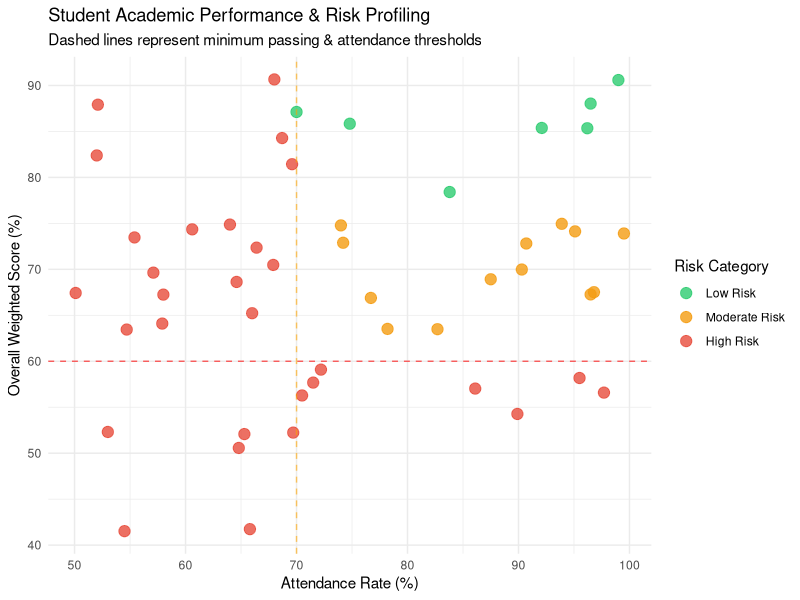
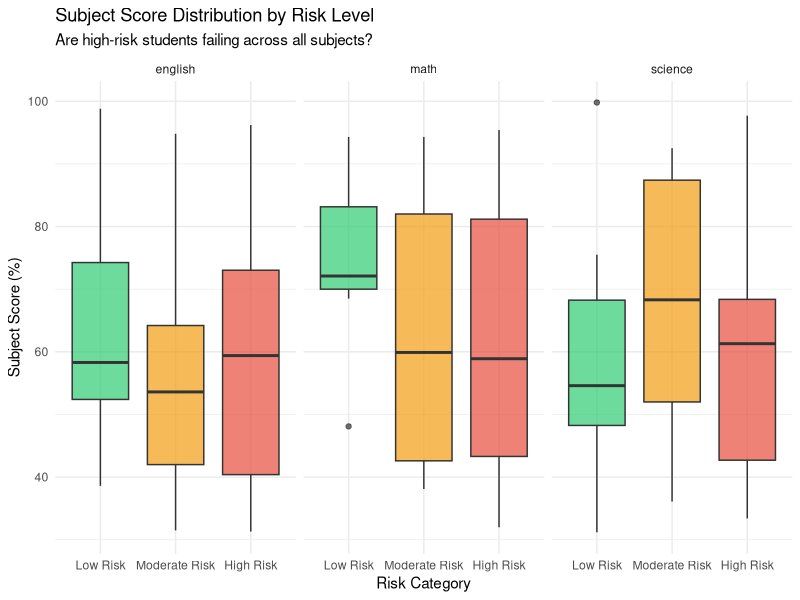
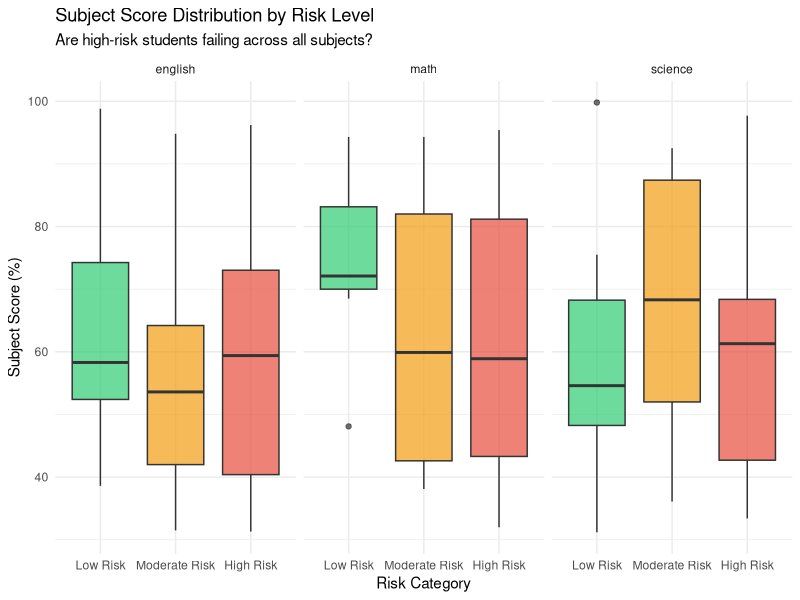

Write R code to recreate these figures, in order.
# ==============================================================================
# Student Academic Performance & Risk Analytics System
# Description: Ingests student performance indicators, calculates weighted averages,
#              evaluates attendance thresholds, and assigns risk levels.
# ==============================================================================

# 1. Load Required Libraries
if (!require("ggplot2")) install.packages("ggplot2")
if (!require("dplyr")) install.packages("dplyr")
if (!require("tidyr")) install.packages("tidyr")
if (!require("writexl")) install.packages("writexl")

library(ggplot2)
library(dplyr)
library(tidyr)
library(writexl)

# 2. Simulate Student Dataset (Including Subject-Specific Scores)
set.seed(42) # Ensure reproducible data generation

n_students <- 50
student_ids <- sprintf("STU-%03d", 1:n_students)

students_df <- data.frame(
  student_id    = student_ids,
  quiz_score    = round(runif(n_students, min = 40, max = 100), 1),
  midterm_score = round(runif(n_students, min = 35, max = 100), 1),
  final_score   = round(runif(n_students, min = 30, max = 100), 1),
  math          = round(runif(n_students, min = 30, max = 100), 1),
  science       = round(runif(n_students, min = 30, max = 100), 1),
  english       = round(runif(n_students, min = 30, max = 100), 1),
  attendance    = round(runif(n_students, min = 50, max = 100), 1)
)

# 3. Core Analytics Engine: Calculate Weighted Performance
# Weights: Quizzes 20%, Midterm 30%, Final Exam 50%
students_df$overall_score <- (students_df$quiz_score * 0.20) +
  (students_df$midterm_score * 0.30) +
  (students_df$final_score * 0.50)

# 4. Risk Assessment Logic: Categorize Academic Risk
# High Risk: Overall Score < 60 OR Attendance < 70%
# Moderate Risk: Overall Score between 60 and 75
# Low Risk: Overall Score >= 75 AND Attendance >= 70%

students_df$risk_level <- ifelse(
  students_df$overall_score < 60 | students_df$attendance < 70, "High Risk",
  ifelse(students_df$overall_score < 75, "Moderate Risk", "Low Risk")
)

students_df$risk_level <- factor(students_df$risk_level, 
                                 levels = c("Low Risk", "Moderate Risk", "High Risk"))

# 5. Summary Insights & Reporting
cat("====================================================\n")
cat("      STUDENT RISK ANALYTICS SUMMARY REPORT         \n")
cat("====================================================\n\n")

cat("Total Students Analyzed:", nrow(students_df), "\n")
cat("Class Average Score:     ", round(mean(students_df$overall_score), 2), "%\n")
cat("Average Attendance:      ", round(mean(students_df$attendance), 2), "%\n\n")

cat("Risk Level Distribution:\n")
print(table(students_df$risk_level))

cat("\n--- High Risk Students Requiring Immediate Intervention ---\n")
high_risk_list <- subset(students_df, risk_level == "High Risk", 
                         select = c(student_id, overall_score, attendance))
print(head(high_risk_list, 10))

# 6. Visualization: Academic Performance vs. Attendance by Risk Profile
p <- ggplot(students_df, aes(x = attendance, y = overall_score, color = risk_level)) +
  geom_point(size = 3.5, alpha = 0.8) +
  geom_hline(yintercept = 60, linetype = "dashed", color = "red", alpha = 0.6) +
  geom_vline(xintercept = 70, linetype = "dashed", color = "orange", alpha = 0.6) +
  scale_color_manual(values = c("Low Risk" = "#2ecc71", 
                                "Moderate Risk" = "#f39c12", 
                                "High Risk" = "#e74c3c")) +
  labs(
    title = "Student Academic Performance & Risk Profiling",
    subtitle = "Dashed lines represent minimum passing & attendance thresholds",
    x = "Attendance Rate (%)",
    y = "Overall Weighted Score (%)",
    color = "Risk Category"
  ) +
  theme_minimal()

print(p)

# ==========================================================
# EXPANSION: ADVANCED ANALYTICS & ACTIONABLE INSIGHTS
# ==========================================================

# 1. Create Actionable Interventions
intervention_df <- students_df %>%
  mutate(
    Action_Required = case_when(
      risk_level == "High Risk" & attendance < 60 ~ "🚨 URGENT: Parent Meeting & Attendance Contract",
      risk_level == "High Risk" & overall_score < 60 ~ "⚠️ URGENT: Academic Tutoring Required",
      risk_level == "High Risk" ~ "High Priority: Counselor Review",
      risk_level == "Moderate Risk" & attendance < 70 ~ "Monitoring: Attendance Warning",
      risk_level == "Moderate Risk" ~ "Monitoring: Extra Assignments",
      TRUE ~ "No Action Needed"
    )
  ) %>%
  filter(risk_level != "Low Risk") %>%  
  arrange(desc(overall_score))          

# Print the action list to console
cat("\n--- ACTIONABLE INTERVENTION LIST ---\n")
print(intervention_df %>% select(student_id, risk_level, overall_score, Action_Required))

# Export to Excel
write_xlsx(intervention_df, "intervention_list.xlsx")
cat("\n✅ Exported Intervention List to 'intervention_list.xlsx'\n")

# 2. Subject-wise Performance by Risk Level
subject_summary <- students_df %>%
  group_by(risk_level) %>%
  summarise(
    Count = n(),
    Avg_Math = mean(math, na.rm = TRUE),
    Avg_Science = mean(science, na.rm = TRUE),
    Avg_English = mean(english, na.rm = TRUE),
    Avg_Attendance = mean(attendance, na.rm = TRUE)
  )

print(subject_summary)

# 3. Visualizing the Breakdown (Boxplot)
long_data <- students_df %>%
  select(student_id, risk_level, math, science, english) %>%
  pivot_longer(cols = c(math, science, english), 
               names_to = "Subject", 
               values_to = "Score")

p_box <- ggplot(long_data, aes(x = risk_level, y = Score, fill = risk_level)) +
  geom_boxplot(alpha = 0.7) +
  facet_wrap(~ Subject) + 
  scale_fill_manual(values = c("Low Risk" = "#2ecc71", 
                               "Moderate Risk" = "#f39c12", 
                               "High Risk" = "#e74c3c")) +
  labs(
    title = "Subject Score Distribution by Risk Level",
    subtitle = "Are high-risk students failing across all subjects?",
    x = "Risk Category",
    y = "Subject Score (%)"
  ) +
  theme_minimal() +
  theme(legend.position = "none") 

print(p_box)

# Save the plot to a file
ggsave("subject_risk_boxplot.png", width = 8, height = 5, dpi = 300)
cat("\n✅ Saved subject breakdown chart to 'subject_risk_boxplot.png'\n")
